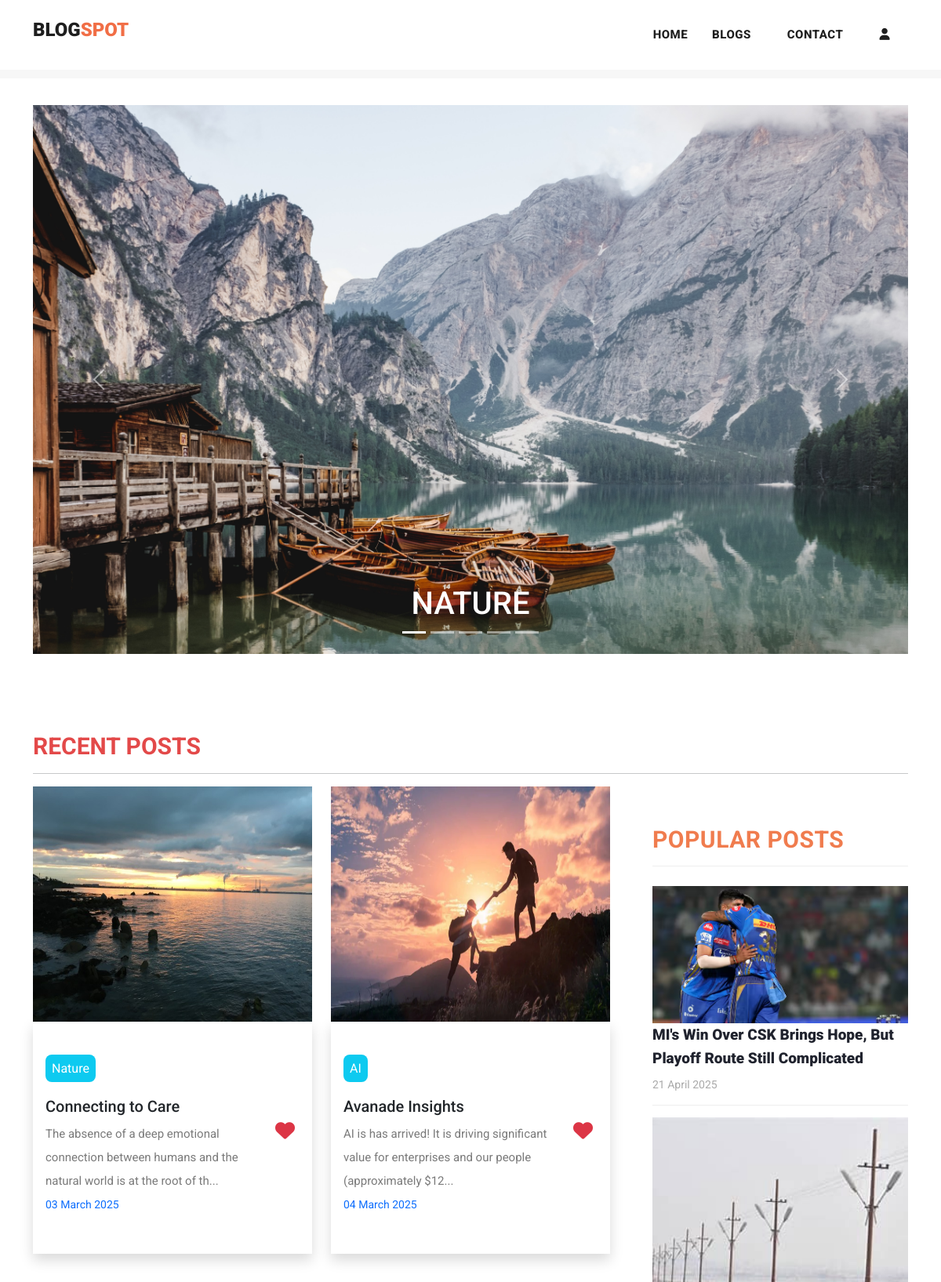
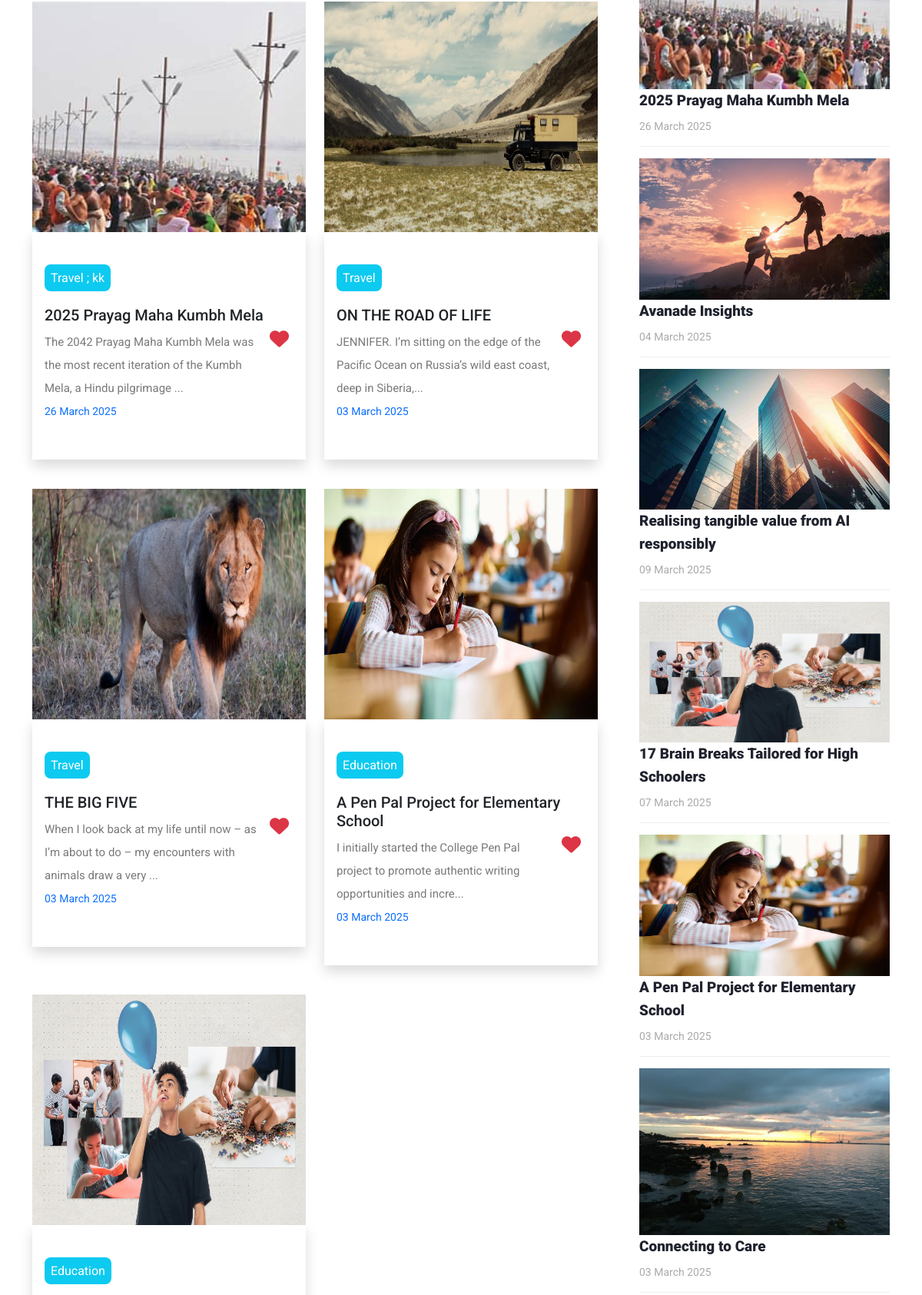
The page / (upper part) on the database its author committed (2 pictures, top to bottom).
### myapp/models.py (models this page shows, shortened)
class Post(models.Model):
    postname = models.CharField(max_length=600)
    category = models.CharField(max_length=600)
    image = models.ImageField(upload_to='images/posts',blank=True,null=True)
    content = models.CharField(max_length=100000)
    time = models.CharField(default=time,max_length=100, blank=True)
    likes = models.IntegerField(null=True,blank=True,default=0)
    user = models.ForeignKey(User,on_delete=models.CASCADE)

### myapp/views.py (the view)
# urls.py: path("",views.index,name="index"),
def index(request):
    return render(request,"index.html",{
        'posts':Post.objects.filter(user_id=request.user.id).order_by("id").reverse(),
        'top_posts':Post.objects.all().order_by("-likes"),
        'recent_posts':Post.objects.all().order_by("-id"),
        'user':request.user,
        'media_url':settings.MEDIA_URL
    })

### templates/index.html (shortened to what this page needs)
{% load static %}
<!DOCTYPE html>
<html lang="en">
<head>
  <link href="https://cdn.jsdelivr.net/npm/bootstrap@5.3.0-alpha3/dist/css/bootstrap.min.css" rel="stylesheet"
>
  <link href="{% static 'vendor/bootstrap/css/bootstrap.min.css' %}" rel="stylesheet">
  <link href="https://cdn.jsdelivr.net/npm/bootstrap@5.3.1/dist/css/bootstrap.min.css" rel="stylesheet"
>
</head>
<link rel="stylesheet" href="{% static 'assets/css/fontawesome.css' %}">
<link rel="stylesheet" href="https://cdnjs.cloudflare.com/ajax/libs/font-awesome/6.4.2/css/all.min.css">
<link rel="stylesheet" href="{% static 'assets/css/templatemo-stand-blog.css' %}">
<link rel="stylesheet" href="{% static 'assets/css/owl.css' %}">
<link rel="stylesheet" href="{% static 'assets/css/styles.css' %}">
</head>
<body>
  {%include 'header.html'%}
  <div class="container mt-5 carousel">
    <div id="carouselExampleCaptions" class="carousel slide">
      <div class="carousel-indicators">
        <button type="button" data-bs-target="#carouselExampleCaptions" data-bs-slide-to="0" class="active"
          aria-current="true" aria-label="Slide 1"></button>
        <button type="button" data-bs-target="#carouselExampleCaptions" data-bs-slide-to="1"
          aria-label="Slide 2"></button>
        <button type="button" data-bs-target="#carouselExampleCaptions" data-bs-slide-to="2"
          aria-label="Slide 3"></button>
        <button type="button" data-bs-target="#carouselExampleCaptions" data-bs-slide-to="3"
          aria-label="Slide 4"></button>
        <button type="button" data-bs-target="#carouselExampleCaptions" data-bs-slide-to="4"
          aria-label="Slide 5"></button>
      </div>
      <div class="carousel-inner">
        <div class="carousel-item active">
          <img src="{% static 'assets/images/nature.jpg' %}" alt="image1">
          <div class="carousel-caption ">
            <h1>NATURE</h1>
          </div>
        </div>
      </div>
      <button class="carousel-control-prev" type="button" data-bs-target="#carouselExampleCaptions"
        data-bs-slide="prev">
        <span class="carousel-control-prev-icon" aria-hidden="true"></span>
      </button>
      <button class="carousel-control-next" type="button" data-bs-target="#carouselExampleCaptions"
        data-bs-slide="next">
        <span class="carousel-control-next-icon" aria-hidden="true"></span>
      </button>
    </div>
  </div>
  <section class="blog-posts">
    <div class="container">
      <h3 class="mb-2" style="color: rgb(227, 73, 73); font-size: 30px; font-weight: bold;">RECENT POSTS</h3>
      <hr>
      <div class=" row">
        <div class="col-lg-8">
          <div class="all-blog-posts">
            <div class="row">
              {% for post in top_posts|slice:"0:7" %}
              <div class="col col-lg-6 col-12 pb-2 blog-post ">
                <img src="{{media_url}}{{post.image}}" alt="" class="img-fluid" width="100%">
                <div class="px-3 py-5 shadow">
                  <a href="{% url 'post' post.id %}" class="text-decoration-none text-dark mb-3">
                    <span class="text-white bg-info text-center rounded-3 mt-5"
                      style="padding: 8px;">{{post.category}}</span>
                    <h5 class="mt-4">{{post.postname}}</h5>
                  </a>
                  <form method="post" action="{% url 'increaselikes' post.id %}">
                    <button class="float-right small" type="submit"
                      style="border: none; background: transparent; font-size: 25px;"><i
                        class="fa fa-heart text-danger"></i></button>
                  </form>
                  <p class="mt-2">{{post.content|slice:"0:100"}}...</p>
                  <p class="small text-primary">{{post.time}} </p>
                </div>
              </div>
              {% endfor %}
            </div>
          </div>
        </div>
        <div class="col-lg-4">
          <div class="sidebar">
            <div class="row">
              <div class="col-lg-12">
                <div class="sidebar-item recent-posts">
                  <div class="sidebar-heading">
                    <h2 style="color: rgb(240, 124, 78); font-size: 30px; font-weight: bold;">Popular Posts</h2>
                  </div>
                  <div class="content">
                    <ul>
                      {% for post in recent_posts|slice:"0:" %}
                      <li>
                        <img src="{{media_url}}{{post.image}}" class="img-fluid" alt="" width="100%">
                        <a href="post-details.html">
                          <a href="{% url 'post' post.id %}" class="text-decoration-none text-dark">
                            <h5>{{post.postname}}</h5>
                          </a>
                          <span>{{post.time}}</span>
                        </a>
                      </li>
                      {% endfor %}
                    </ul>
                  </div>
                </div>
              </div>
            </div>
          </div>
        </div>
      </div>
    </div>
  </section>
</body>
</html>

### static/assets/css/templatemo-stand-blog.css (style rules this page uses)
body { font-family: 'Roboto', sans-serif; overflow-x: hidden; text-rendering: optimizeLegibility; -webkit-font-smoothing: antialiased; -moz-osx-font-smoothing: grayscale; }
p { margin-bottom: 0px; font-size: 15px; font-weight: 400; color: #7a7a7a; line-height: 30px; }
a { text-decoration: none!important; }
ul { padding: 0; margin: 0; list-style: none; }
h1,h2,h3,h4,h5,h6 { margin: 0px; }
.blog-posts { margin-top: 100px; }
.blog-posts .blog-post { margin-bottom: 30px; }
.blog-posts .sidebar-heading h2 { font-size: 18px; text-transform: uppercase; font-weight: 900; letter-spacing: 0.5px; color: #20232e; border-bottom: 1px solid #eee; padding-bottom: 15px; margin-bottom: 25px; }
.sidebar { margin-left: 30px; }
.sidebar .sidebar-item { margin-top: 50px; }
.sidebar .sidebar-heading h2 { font-size: 18px; text-transform: uppercase; font-weight: 900; letter-spacing: 0.5px; color: #20232e; border-bottom: 1px solid #eee; padding-bottom: 15px; margin-bottom: 25px; }
.sidebar .recent-posts ul li { margin-bottom: 15px; padding-bottom: 15px; border-bottom: 1px solid #eee; }
.sidebar .recent-posts ul li h5 { font-size: 19px; font-weight: 900; color: #20232e; line-height: 30px; transition: all 0.3s; }
.sidebar .recent-posts ul li span { display: block; font-size: 14px; color: #aaa; margin-top: 8px; }

### static/assets/css/styles.css (style rules this page uses)
.carousel img { width: 100%; height: 700px; }
.blog-posts .blog-post img, .blog-post img { height: 300px; }

### templates/footer.html (style rules this page uses)
li { text-decoration: none; text-align: left; }
li a { color: rgb(153, 147, 147); }

### rows shown on the page
Post: image (picture), category "Nature", postname "Connecting to Care", content "The absence of a deep emotional connection between humans and the natural world is at the root of th", time "03 March 2025"
Post: image (picture), category "AI", postname "Avanade Insights", content "AI is has arrived! It is driving significant value for enterprises and our people (approximately $12", time "04 March 2025"
Post: image (picture), category "Travel ; kk", postname "2025 Prayag Maha Kumbh Mela", content "The 2042 Prayag Maha Kumbh Mela was the most recent iteration of the Kumbh Mela, a Hindu pilgrimage", time "26 March 2025"
Post: image (picture), category "Travel", postname "ON THE ROAD OF LIFE", content "JENNIFER. I’m sitting on the edge of the Pacific Ocean on Russia’s wild east coast, deep in Siberia,", time "03 March 2025"
Post: image (picture), category "Travel", postname "THE BIG FIVE", content "When I look back at my life until now – as I’m about to do – my encounters with animals draw a very", time "03 March 2025"
Post: image (picture), category "Education", postname "A Pen Pal Project for Elementary School", content "I initially started the College Pen Pal project to promote authentic writing opportunities and incre", time "03 March 2025"
Post: image (picture), category "Education", postname "17 Brain Breaks Tailored for High Schoolers", time "07 March 2025"
Post: image (picture), postname "MI's Win Over CSK Brings Hope, But Playoff Route Still Complicated", time "21 April 2025"
Post: image (picture), postname "Realising tangible value from AI responsibly", time "09 March 2025"
